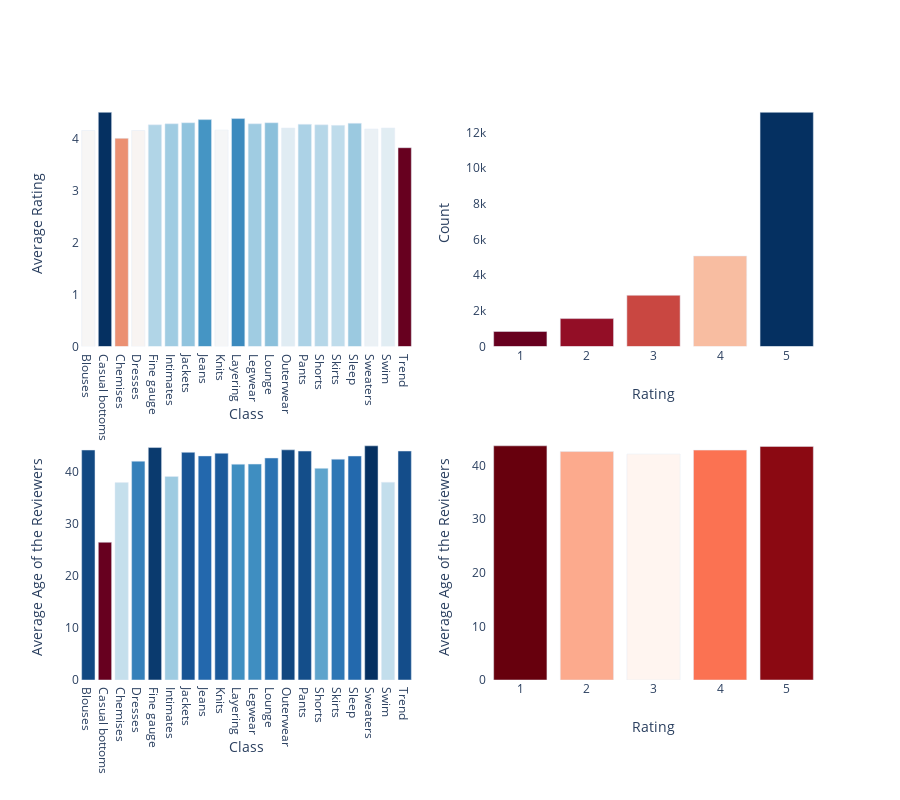

Notebook code for this chart:
### Code cell
df1=df['Rating'].value_counts().to_frame()
avgdf1 = df.groupby('Class Name').agg({'Rating': np.average})
avgdf2 = df.groupby('Class Name').agg({'Age': np.average})
avgdf3 = df.groupby('Rating').agg({'Age': np.average})

trace1 = go.Bar(
    x=avgdf1.index,
    y=round(avgdf1['Rating'],2),
    marker=dict(
        color=avgdf1['Rating'],
        colorscale = 'RdBu')
)

trace2 = go.Bar(
    x=df1.index,
    y=df1.Rating,
    marker=dict(
        color=df1['Rating'],
        colorscale = 'RdBu')
)

trace3 = go.Bar(
    x=avgdf2.index,
    y=round(avgdf2['Age'],2),
    marker=dict(
        color=avgdf2['Age'],
        colorscale = 'RdBu')
)

trace4 = go.Bar(
    x=avgdf3.index,
    y=round(avgdf3['Age'],2),
    marker=dict(
        color=avgdf3['Age'],
        colorscale = 'Reds')
)

fig = tools.make_subplots(rows=2, cols=2, print_grid=False)

fig.append_trace(trace1, 1, 1)
fig.append_trace(trace2, 1, 2)
fig.append_trace(trace3, 2, 1)
fig.append_trace(trace4, 2, 2)

fig['layout']['xaxis1'].update(title='Class')
fig['layout']['yaxis1'].update(title='Average Rating')
fig['layout']['xaxis2'].update(title='Rating')
fig['layout']['yaxis2'].update(title='Count')
fig['layout']['xaxis3'].update(title='Class')
fig['layout']['yaxis3'].update(title='Average Age of the Reviewers')
fig['layout']['xaxis4'].update(title='Rating')
fig['layout']['yaxis4'].update(title='Average Age of the Reviewers')

fig['layout'].update(height=800, width=900,showlegend=False)
fig.update_layout({'plot_bgcolor':'rgba(0,0,0,0)',
                   'paper_bgcolor':'rgba(0,0,0,0)'})
#fig['layout'].update(plot_bgcolor='rgba(0,0,0,0)')
#fig['layout'].update(paper_bgcolor='rgba(0,0,0,0)')
py.iplot(fig)

### Figure 1 — Plotly figure (JSON) as saved in the notebook; plotly's stock layout.template omitted (floating-point values rounded to 4 significant figures)
{"data": [{"marker": {"color": [4.154, 4.5, 4, 4.151, 4.261, 4.279, 4.295, 4.361, 4.162, 4.377, 4.279, 4.301, 4.198, 4.266, 4.256, 4.246, 4.285, 4.179, 4.197, 3.815], "colorscale": [[0, "rgb(103,0,31)"], [0.1, "rgb(178,24,43)"], [0.2, "rgb(214,96,77)"], [0.3, "rgb(244,165,130)"], [0.4, "rgb(253,219,199)"], [0.5, "rgb(247,247,247)"], [0.6, "rgb(209,229,240)"], [0.7, "rgb(146,197,222)"], [0.8, "rgb(67,147,195)"], [0.9, "rgb(33,102,172)"], [1, "rgb(5,48,97)"]]}, "type": "bar", "x": ["Blouses", "Casual bottoms", "Chemises", "Dresses", "Fine gauge", "Intimates", "Jackets", "Jeans", "Knits", "Layering", "Legwear", "Lounge", "Outerwear", "Pants", "Shorts", "Skirts", "Sleep", "Sweaters", "Swim", "Trend"], "xaxis": "x", "y": [4.15, 4.5, 4, 4.15, 4.26, 4.28, 4.3, 4.36, 4.16, 4.38, 4.28, 4.3, 4.2, 4.27, 4.26, 4.25, 4.29, 4.18, 4.2, 3.82], "yaxis": "y"}, {"marker": {"color": [13131, 5077, 2871, 1565, 842], "colorscale": [[0, "rgb(103,0,31)"], [0.1, "rgb(178,24,43)"], [0.2, "rgb(214,96,77)"], [0.3, "rgb(244,165,130)"], [0.4, "rgb(253,219,199)"], [0.5, "rgb(247,247,247)"], [0.6, "rgb(209,229,240)"], [0.7, "rgb(146,197,222)"], [0.8, "rgb(67,147,195)"], [0.9, "rgb(33,102,172)"], [1, "rgb(5,48,97)"]]}, "type": "bar", "x": [5, 4, 3, 2, 1], "xaxis": "x2", "y": [13131, 5077, 2871, 1565, 842], "yaxis": "y2"}, {"marker": {"color": [44.25, 26.5, 38, 42.11, 44.73, 39.16, 43.81, 43.12, 43.63, 41.53, 41.55, 42.72, 44.29, 44.05, 40.73, 42.49, 43.1, 45.06, 38.05, 44.06], "colorscale": [[0, "rgb(103,0,31)"], [0.1, "rgb(178,24,43)"], [0.2, "rgb(214,96,77)"], [0.3, "rgb(244,165,130)"], [0.4, "rgb(253,219,199)"], [0.5, "rgb(247,247,247)"], [0.6, "rgb(209,229,240)"], [0.7, "rgb(146,197,222)"], [0.8, "rgb(67,147,195)"], [0.9, "rgb(33,102,172)"], [1, "rgb(5,48,97)"]]}, "type": "bar", "x": ["Blouses", "Casual bottoms", "Chemises", "Dresses", "Fine gauge", "Intimates", "Jackets", "Jeans", "Knits", "Layering", "Legwear", "Lounge", "Outerwear", "Pants", "Shorts", "Skirts", "Sleep", "Sweaters", "Swim", "Trend"], "xaxis": "x3", "y": [44.25, 26.5, 38, 42.11, 44.73, 39.16, 43.81, 43.12, 43.63, 41.53, 41.55, 42.72, 44.29, 44.05, 40.73, 42.49, 43.1, 45.06, 38.05, 44.06], "yaxis": "y3"}, {"marker": {"color": [43.69, 42.62, 42.16, 42.89, 43.58], "colorscale": [[0, "rgb(255,245,240)"], [0.125, "rgb(254,224,210)"], [0.25, "rgb(252,187,161)"], [0.375, "rgb(252,146,114)"], [0.5, "rgb(251,106,74)"], [0.625, "rgb(239,59,44)"], [0.75, "rgb(203,24,29)"], [0.875, "rgb(165,15,21)"], [1, "rgb(103,0,13)"]]}, "type": "bar", "x": [1, 2, 3, 4, 5], "xaxis": "x4", "y": [43.69, 42.62, 42.16, 42.89, 43.58], "yaxis": "y4"}], "layout": {"height": 800, "paper_bgcolor": "rgba(0,0,0,0)", "plot_bgcolor": "rgba(0,0,0,0)", "showlegend": false, "width": 900, "xaxis": {"anchor": "y", "domain": [0, 0.45], "title": {"text": "Class"}}, "xaxis2": {"anchor": "y2", "domain": [0.55, 1], "title": {"text": "Rating"}}, "xaxis3": {"anchor": "y3", "domain": [0, 0.45], "title": {"text": "Class"}}, "xaxis4": {"anchor": "y4", "domain": [0.55, 1], "title": {"text": "Rating"}}, "yaxis": {"anchor": "x", "domain": [0.575, 1], "title": {"text": "Average Rating"}}, "yaxis2": {"anchor": "x2", "domain": [0.575, 1], "title": {"text": "Count"}}, "yaxis3": {"anchor": "x3", "domain": [0, 0.425], "title": {"text": "Average Age of the Reviewers"}}, "yaxis4": {"anchor": "x4", "domain": [0, 0.425], "title": {"text": "Average Age of the Reviewers"}}}}
